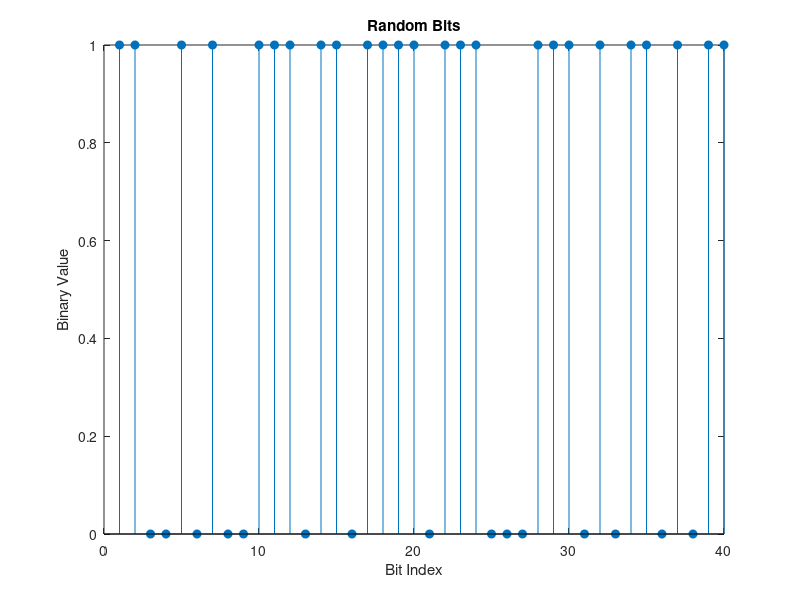
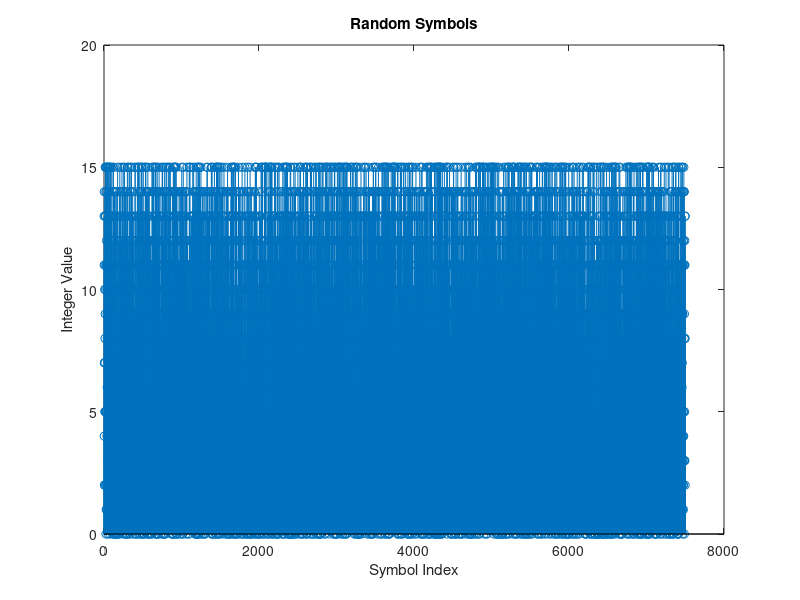
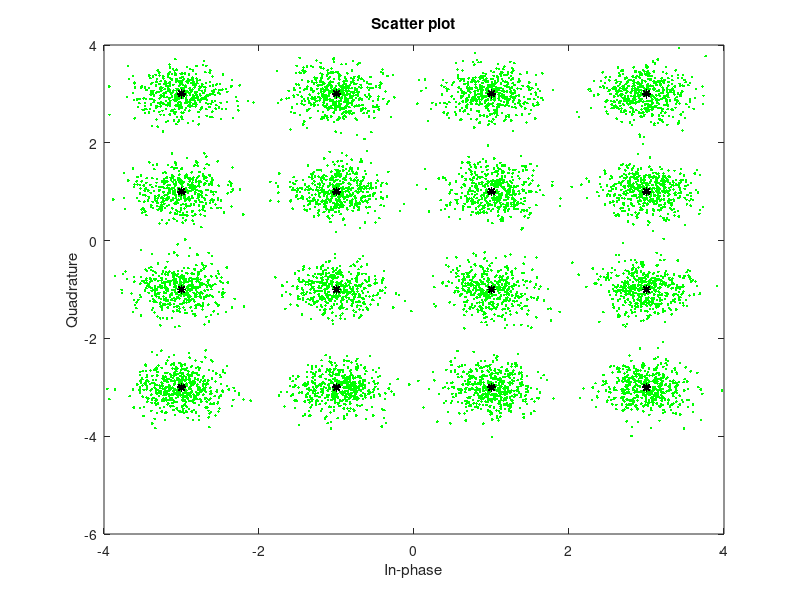
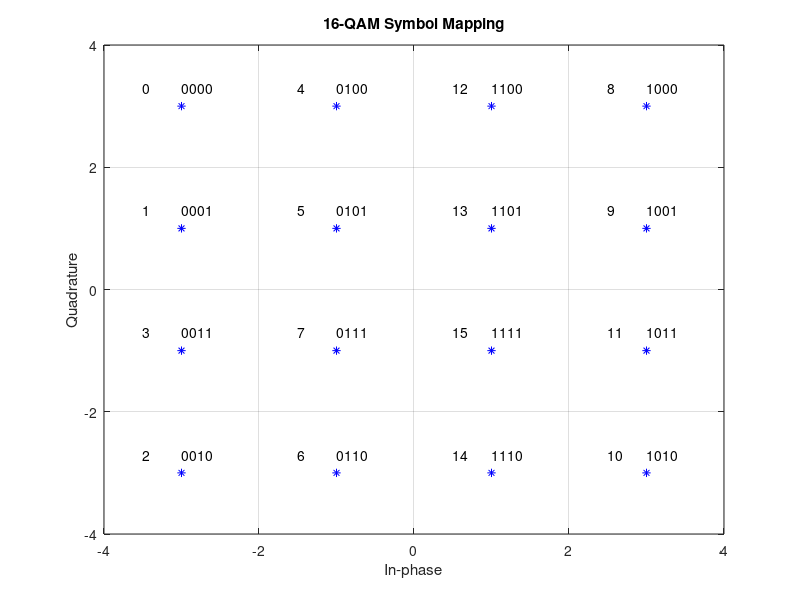

Here is the MATLAB script that generated these plots, in order:
%%
%{
    定义参数，生成长度为 N 的比特流

    rng — 控制随机数生成,将函数设置为其默认状态或任何静态种子值，以便示例生成可重复的结果。
    randi — 生成随机数据流
%}
M   = 16;       % QAM Modulation order : 16-QAM (alphabet size or number of points in signal constellation)
k   = log2(M);  % Number of bits per symbol : 16-QAM carry 4 bits
n   = 3e4;      % Number of bits to process
sps = 4;        % Number of samples per symbol (oversampling factor)

rng default;
dataIn = randi([0 1],n,1); % Generate vector of binary data

%{
    使用词干图显示随机二进制数据流的前 40 位的二进制值。在调用函数时使用冒号 （） 运算符来选择二进制向量的一部分。
%}
stem(dataIn(1:40),'filled');
title('Random Bits');
xlabel('Bit Index');
ylabel('Binary Value');
%%
%{
    将二进制数据转换为整数值符号
    QAM函数的默认配置需要整数值数据作为要调制的输入符号。这里将前面生成的比特流进行转换

    reshape(A,sz1,...,szN) - 将 A 重构为一个 sz1×...×szN 数组
    bi2de(X) - 将二进制行向量转换为十进制整数

    在这个例子中使用了16-QAM，使用 reshape 将比特流分为每4-bit作为一组。
%}
dataInMatrix    = reshape(dataIn,length(dataIn)/k,k);
dataSymbolsIn   = bi2de(dataInMatrix);
figure;                    % Create new figure window.
stem(dataSymbolsIn);
title('Random Symbols');
xlabel('Symbol Index');
ylabel('Integer Value');
%%
%{
    使用 16-QAM 进行调制

    qammod - 将相位偏移为零的 16-QAM 调制应用于列矢量，以进行二进制编码和格雷编码的位到符号映射。
%}
dataMod     = qammod(dataSymbolsIn,M,'bin');    % Binary-encoded
dataModG    = qammod(dataSymbolsIn,M);          % Gray-encoded

%{
    添加白高斯噪声
    调制信号使信号具有指定信噪比（SNR）。SNR 将由每比特的能量与噪声的功率谱密度比值（EbNo : Eb/No）得到。本例中假设通道 Eb/No 为 10 分贝。

    awgn(x，snr，signalpower) - 将白高斯噪声添加到矢量信号 x 中，信噪比为 snr。'measured' 在添加噪声之前测量的功率
%}
EbNo        = 18;
snr         = EbNo+10*log10(k)-10*log10(sps);
rxSignal    = awgn(dataMod,snr,'measured');     % Binary-encoded
rxSignalG   = awgn(dataModG,snr,'measured');    % Gray-encoded
%%
%{
    创建星座图
    AWGN的效果存在于星座图中。

    scatterplot(x,n,offset,plotstring,scatfig) - 显示调制信号的同相和正交分量，以及通道后接收到的噪声信号。 
    n : 抽取因子
    plotstring : 设置散点图的绘制符号、线类型和颜色
    scatfig : 在现有对象中生成散点图
%}
sPlotFig = scatterplot(rxSignal,1,0,'g.');
hold on
scatterplot(dataMod,1,0,'k*',sPlotFig);
%%
%{
    解调 16-QAM

    qamdemod - 解调接收到的数据并输出整数值数据符号。
%}
dataSymbolsOut  = qamdemod(rxSignal,M,'bin'); % Binary-encoded data symbols
dataSymbolsOutG = qamdemod(rxSignalG,M);      % Gray-coded data symbols

%{
    将整数值符号转换为二进制数据

    de2bi(X,n) - 将整数转换为 n 元组位比特流。对于 16-QAM，采用 4 元组
    resharp - 使数据再转换为比特流
%}
dataOutMatrix   = de2bi(dataSymbolsOut,k);
dataOut         = dataOutMatrix(:);     % Return data in column vector
dataOutMatrixG  = de2bi(dataSymbolsOutG,k);
dataOutG        = dataOutMatrixG(:);   % Return data in column vector   
%%
%{
    计算系统 BER
    该函数计算原始二进制数据流和接收的数据流的位错误统计信息。可以观察到采用格雷码将显著降低 BER
%}
[numErrors,ber] = biterr(dataIn,dataOut);
fprintf('\nThe binary coding bit error rate is %5.2e, based on %d errors.\n',ber,numErrors)
[numErrorsG,berG] = biterr(dataIn,dataOutG);
fprintf('\nThe Gray coding bit error rate is %5.2e, based on %d errors.\n', berG,numErrorsG)
%%
%{
    绘制信号星座，显示 16-QAM 星座的自然和灰度编码二进制符号映射
    前面显示的星座图绘制了QAM星座中的点，但它没有指示符号值和星座点之间的映射。
%}
x       = (0:15);               % Integer input
symbin  = qammod(x,M,'bin');    % 16-QAM output (binary-coded)
symgray = qammod(x,M,'gray');   % 16-QAM output (Gray-coded)

scatterplot(symgray,1,0,'b*');
grid on;
for i = 1:M
    text(real(symgray(i)) - 0.0,imag(symgray(i)) + 0.3, ...
        dec2base(x(i),2,4));
     text(real(symgray(i)) - 0.5,imag(symgray(i)) + 0.3, ...
         num2str(x(i)));
    
%     text(real(symbin(i)) - 0.0,imag(symbin(i)) - 0.3, ...
%         dec2base(x(i),2,4),'Color',[1 0 0]);
%     text(real(symbin(i)) - 0.5,imag(symbin(i)) - 0.3, ...
%         num2str(x(i)),'Color',[1 0 0]);
end
title('16-QAM Symbol Mapping');
axis([-4 4 -4 4]);
